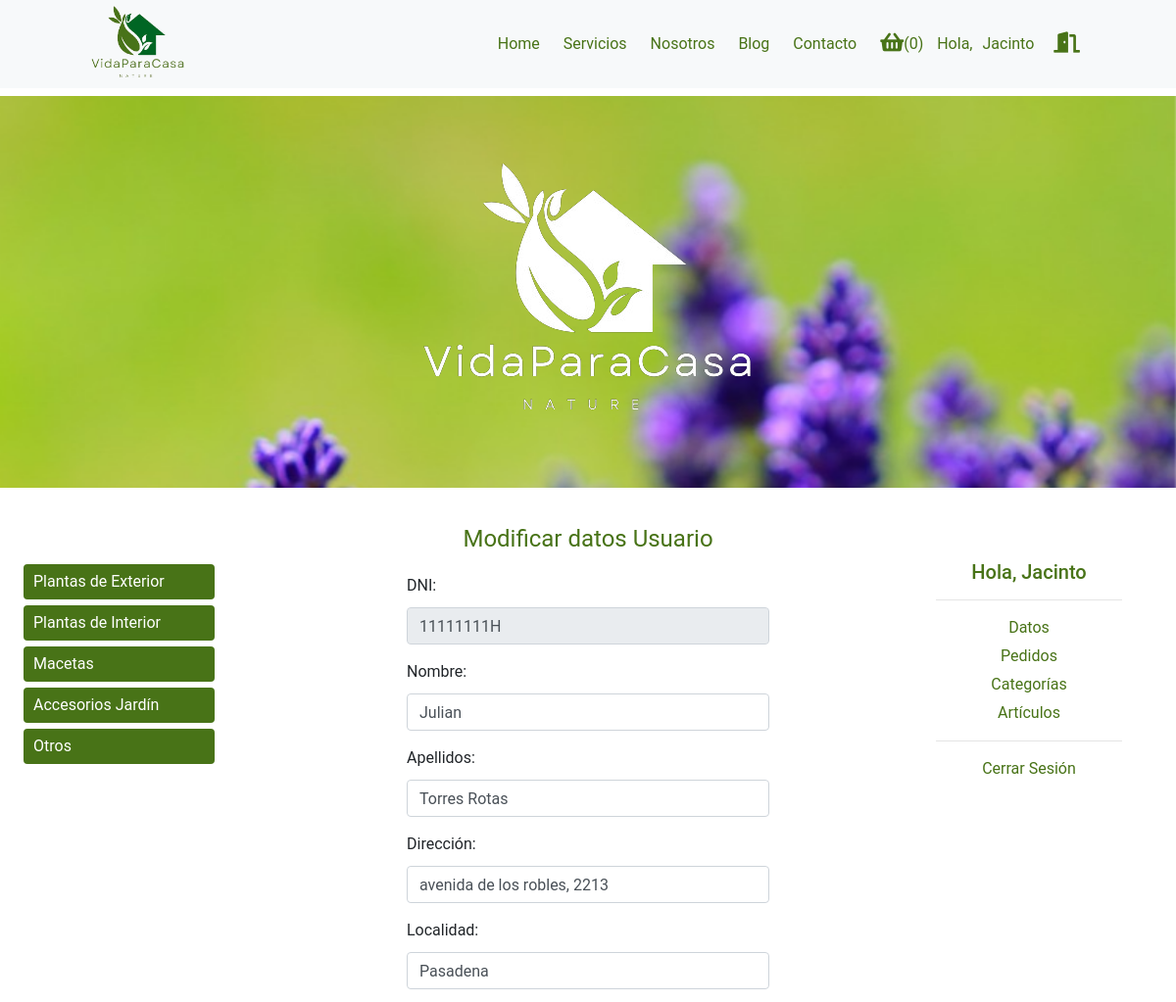
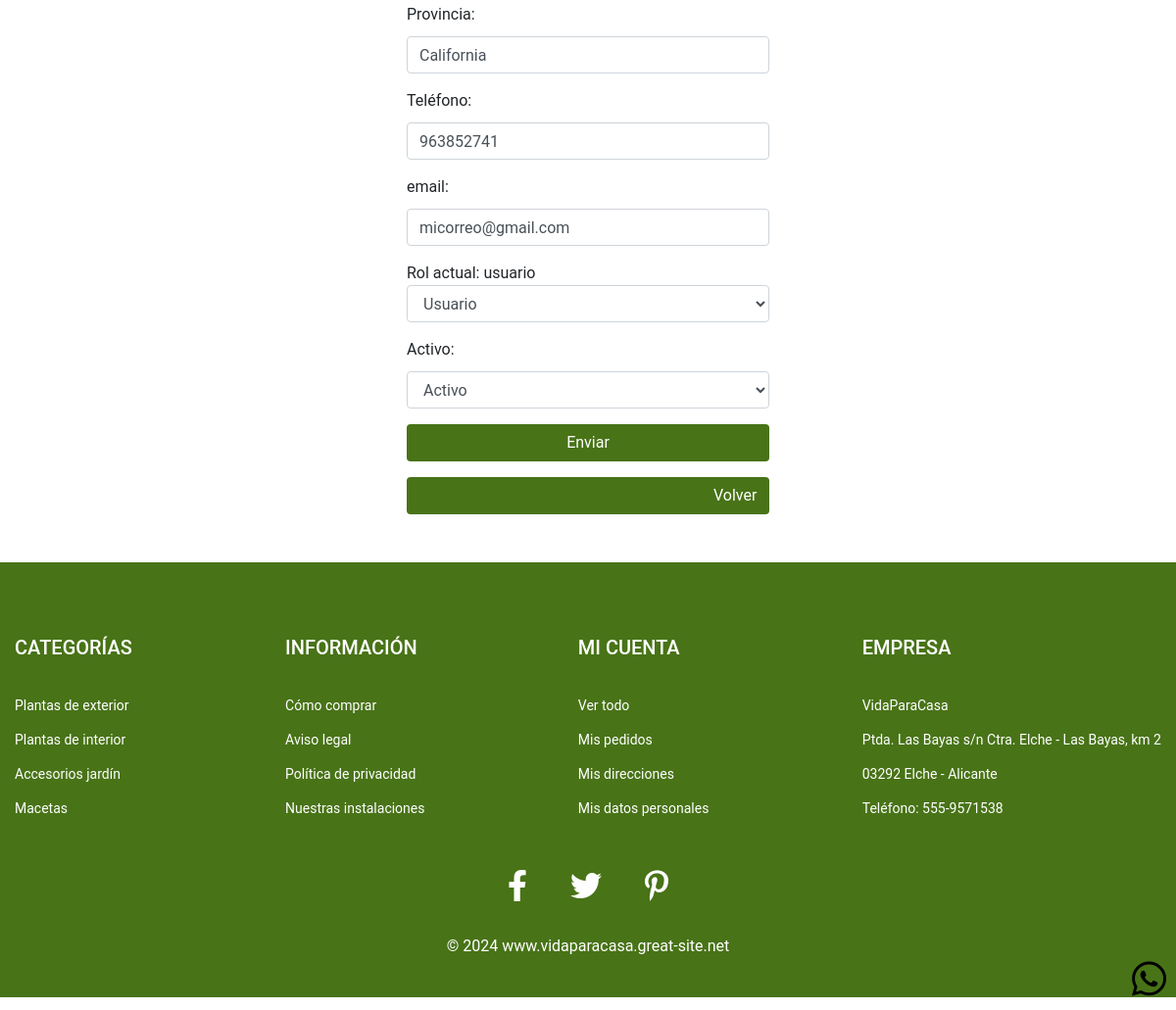
/tienda/editarUsuario.php?cliente_DNI=11111111H (signed in), run on the app's committed database (2 pictures, top to bottom).
### tables this page shows
CREATE TABLE `usuarios` (
  `dni` varchar(9) NOT NULL,
  `nombre` varchar(30) NOT NULL,
  `apellidos` varchar(60) NOT NULL,
  `direccion` varchar(50) NOT NULL,
  `localidad` varchar(30) NOT NULL,
  `provincia` varchar(30) NOT NULL,
  `telefono` varchar(9) NOT NULL,
  `email` varchar(30) NOT NULL,
  `rol` varchar(20) NOT NULL DEFAULT 'usuario',
  `clave_usuario` varchar(255) NOT NULL,
  `activo` tinyint(1) NOT NULL DEFAULT 1
);

### tienda/editarUsuario.php (the view, shortened to what this page needs)
<?php
    require_once("global/funciones.php");
    require_once ("templates/cabecera.php");
    $con = conectar_pdo();
    $dni = $_GET["cliente_DNI"];
    $rol = $_SESSION['rol'];
    $enlaceVolver = ($rol === 'admin') ? 'administrador.php' : 'empleadoUsuario.php';
    try{
    $stmt = $con->prepare("SELECT dni, nombre, apellidos, direccion, localidad, provincia, telefono, email, rol, activo FROM usuarios WHERE dni = '$dni'");
    $stmt->execute();
    $res = $stmt->fetch(PDO::FETCH_NUM);
    } catch(PDOException $e){
        echo "Error: " . $e->getMessage();
    }
?>
<div class="row justify-content-center mt-4">
    <div class="col-md-8">
        <form action="editarUsuario.php" method="post">
            <fieldset>
                <legend class="text-center" style="color: #487317;">Modificar datos Usuario</legend>
                <div class="form-group">
                    <label for="DNI">DNI: </label>
                    <input class="form-control" type="text" name="DNI" pattern="[0-9]{8}[A-Za-z]{1}" title="Debe poner 8 números y una letra" maxlength="9" required value="<?php echo $res[0] ?>" readonly>
                </div>
                <div class="form-group">
                    <label for="nombre">Nombre: </label>
                    <input class="form-control" type="text" name="nombre" required pattern="^\S.*$" maxlength="30" value="<?php echo $res[1] ?>">
                </div>
                <div class="form-group">
                    <label for="apellidos">Apellidos: </label>
                    <input class="form-control" type="text" name="apellidos" required pattern="^\S.*$" maxlength="30" value="<?php echo $res[2] ?>">
                </div>
                <div class="form-group">
                    <label for="direccion">Dirección: </label>
                    <input class="form-control" type="text" name="direccion" required pattern="^\S.*$" maxlength="50" value="<?php echo $res[3] ?>">
                </div>
                <div class="form-group">
                    <label for="localidad">Localidad: </label>
                    <input class="form-control" type="text" name="localidad" required pattern="^\S.*$" maxlength="30" value="<?php echo $res[4] ?>">
                </div>
                <div class="form-group">
                    <label for="provincia">Provincia: </label>
                    <input class="form-control" type="text" name="provincia" required pattern="^\S.*$" maxlength="30" value="<?php echo $res[5] ?>">
                </div>
                <div class="form-group">
                    <label for="telefono">Teléfono: </label>
                    <input class="form-control" class="form-control" type="text" name="telefono" pattern="[0-9]{9,15}" maxlength="9" required value="<?php echo $res[6] ?>">
                </div>
                <div class="form-group">
                    <label for="email">email: </label>
                    <input class="form-control" type="email" name="email" maxlength="30" required value="<?php echo $res[7] ?>">
                </div>
                <?php if ($_SESSION['rol'] === 'admin') { ?>
                <?php if ($_SESSION['dni'] !== $res[0]) { ?>
                    <div class="form-group">
                        <span>Rol actual: <?php echo $res[8] ?></span>
                        <select name="rol" class="form-control" required>
                            <option value="usuario" <?php echo ($res[8] === 'usuario') ? 'selected' : ''; ?>>Usuario</option>
                        </select>
                    </div>
                <?php } ?>
                <?php } ?>
                <?php if ($_SESSION['rol'] === 'admin') { ?>
                    <?php if ($_SESSION['dni'] !== $res[0]) { ?>
                        <div class="form-group">
                            <label for="activo">Activo:</label>
                            <select name="activo" class="form-control" required>
                                <option value='1' <?php echo ($res[9] == 1 ? "selected" : "") ?>>Activo</option>
                            </select>
                        </div>
                    <?php } ?>
                <?php } ?>
                <div class="form-group">
                    <input type="submit" class="btn btn-block" value="Enviar" style="background-color: #487317; color: white;">
                </div>
                <div class="form-group">
                    <button type="button" class="btn btn-block" style="background-color: #487317;">
                        <a href="<?php echo $enlaceVolver ?>" style="text-decoration: none; color: white; padding: 10px 300px 10px 300px;">Volver</a>
                    </button>
                </div>
            </fieldset>
        </form>
    </div>
</div>
<?php
 include "templates/pie.php";
?>

### tienda/style.css (style rules this page uses)
:root { --estado-buda: 0.4s; --cada-item: 28px; --cantidad-items: 0; }
* { margin: 0px; padding: 0px; font-family: "Roboto", Arial, Tahoma, sans-serif; }
body { text-align: center; padding-top: 90px; }
label { display: block; text-align: left; margin: 10px 0px; }
input { width: calc(100% - 20px); padding: 5px; margin-bottom: 10px; box-sizing: border-box; border: 1px solid #487317; border-radius: 4px; }

### data on the page
usuarios: DNI "11111111H", nombre "Julian", apellidos "Torres Rotas", direccion "avenida de los robles, 2213", localidad "Pasadena", provincia "California", telefono "963852741", email "micorreo@gmail.com", rol "usuario", rol "Usuario", activo "Activo"

### other printed values
$totalCantidad "0"
$nombreUsu "Jacinto"
$datos "Datos"
$pedidos "Pedidos"
